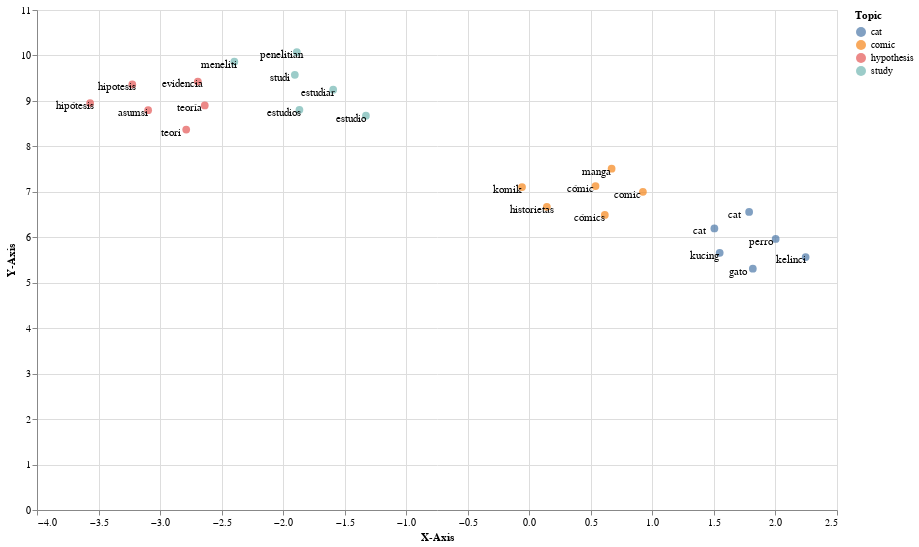

Source (notebook cell):
### Code cell
importlib.reload(plot_embeddings)
words_en = ["hypothesis","cat","study","comic"]
emb_en = list(map(lambda word : clwe_en.get_embedding_by_word(word) ,words_en))
plot_embeddings.plot_embeddings_neighbours(emb_en,[clwe_id,clwe_es],width=800,height=500,dimensionality_reduction='umap',k=3,distance_function='csls',csls_k=10)

### Figure 1 — Vega-Lite specification as saved in the notebook (floating-point values rounded to 4 significant figures)
{"config": {"view": {"continuousWidth": 400, "continuousHeight": 300}}, "layer": [{"mark": {"type": "circle", "size": 60}, "encoding": {"color": {"type": "nominal", "field": "Topic"}, "tooltip": [{"type": "nominal", "field": "name"}, {"type": "nominal", "field": "language"}], "x": {"type": "quantitative", "field": "X-Axis"}, "y": {"type": "quantitative", "field": "Y-Axis"}}, "height": 500, "selection": {"selector004": {"type": "interval", "bind": "scales", "encodings": ["x", "y"]}}, "width": 800}, {"mark": {"type": "text", "color": "black", "dx": -15, "dy": 3}, "encoding": {"text": {"type": "nominal", "field": "name"}, "x": {"type": "quantitative", "field": "X-Axis"}, "y": {"type": "quantitative", "field": "Y-Axis"}}}], "data": {"name": "data-7ac96bed80d960d8da0c74be510d4b76"}, "$schema": "https://vega.github.io/schema/vega-lite/v4.8.1.json", "datasets": {"data-7ac96bed80d960d8da0c74be510d4b76": [{"X-Axis": -3.226, "Y-Axis": 9.362, "name": "hipotesis", "language": "id", "Topic": "hypothesis"}, {"X-Axis": -2.788, "Y-Axis": 8.369, "name": "teori", "language": "id", "Topic": "hypothesis"}, {"X-Axis": -3.097, "Y-Axis": 8.797, "name": "asumsi", "language": "id", "Topic": "hypothesis"}, {"X-Axis": 1.786, "Y-Axis": 6.557, "name": "cat", "language": "id", "Topic": "cat"}, {"X-Axis": 1.547, "Y-Axis": 5.658, "name": "kucing", "language": "id", "Topic": "cat"}, {"X-Axis": 2.245, "Y-Axis": 5.565, "name": "kelinci", "language": "id", "Topic": "cat"}, {"X-Axis": -1.905, "Y-Axis": 9.575, "name": "studi", "language": "id", "Topic": "study"}, {"X-Axis": -2.397, "Y-Axis": 9.863, "name": "meneliti", "language": "id", "Topic": "study"}, {"X-Axis": -1.889, "Y-Axis": 10.07, "name": "penelitian", "language": "id", "Topic": "study"}, {"X-Axis": -0.05914, "Y-Axis": 7.105, "name": "komik", "language": "id", "Topic": "comic"}, {"X-Axis": 0.923, "Y-Axis": 7.001, "name": "comic", "language": "id", "Topic": "comic"}, {"X-Axis": 0.6688, "Y-Axis": 7.508, "name": "manga", "language": "id", "Topic": "comic"}, {"X-Axis": -3.568, "Y-Axis": 8.952, "name": "hipótesis", "language": "es", "Topic": "hypothesis"}, {"X-Axis": -2.637, "Y-Axis": 8.899, "name": "teoría", "language": "es", "Topic": "hypothesis"}, {"X-Axis": -2.693, "Y-Axis": 9.427, "name": "evidencia", "language": "es", "Topic": "hypothesis"}, {"X-Axis": 1.816, "Y-Axis": 5.31, "name": "gato", "language": "es", "Topic": "cat"}, {"X-Axis": 2.002, "Y-Axis": 5.964, "name": "perro", "language": "es", "Topic": "cat"}, {"X-Axis": 1.504, "Y-Axis": 6.194, "name": "cat", "language": "es", "Topic": "cat"}, {"X-Axis": -1.594, "Y-Axis": 9.246, "name": "estudiar", "language": "es", "Topic": "study"}, {"X-Axis": -1.328, "Y-Axis": 8.674, "name": "estudio", "language": "es", "Topic": "study"}, {"X-Axis": -1.868, "Y-Axis": 8.804, "name": "estudios", "language": "es", "Topic": "study"}, {"X-Axis": 0.5381, "Y-Axis": 7.127, "name": "cómic", "language": "es", "Topic": "comic"}, {"X-Axis": 0.6135, "Y-Axis": 6.492, "name": "cómics", "language": "es", "Topic": "comic"}, {"X-Axis": 0.1425, "Y-Axis": 6.669, "name": "historietas", "language": "es", "Topic": "comic"}]}}
